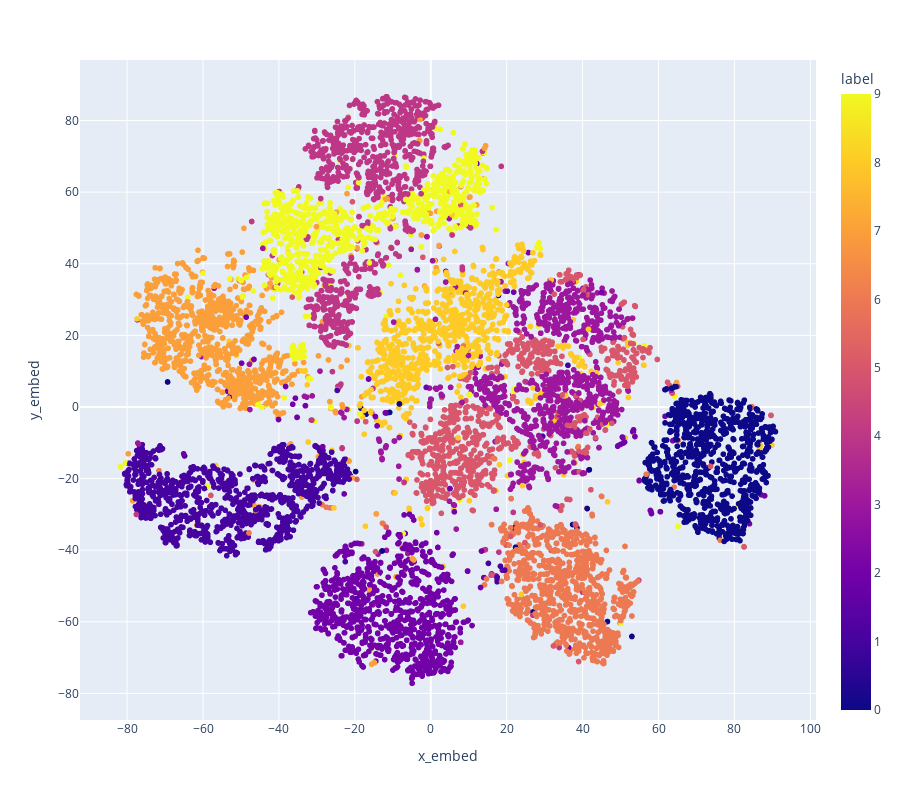

Notebook source saved alongside this figure:
### Code cell
# plot using plotly
clss = [x.item() for x in lbls]
idxs = list(range(len(clss)))
d = {
    "id": idxs,
    "label": clss,
    "x_embed": clustered[:,0],
    "y_embed": clustered[:,1]
}
df = pd.DataFrame.from_dict(d)
fig = px.scatter(
    df,
    x = "x_embed",
    y = "y_embed",
    hover_name="id",
    labels={"id": "id"},
    color="label"
)
fig.update_layout(height=800)
fig.show()
fig.write_html("tsne.html")

### Figure 1 — Plotly figure (JSON) as saved in the notebook; plotly's stock layout.template omitted (floating-point values rounded to 4 significant figures; data arrays with more than 128 entries replaced by an {"elided": "..."} marker saying what was removed)
{"data": [{"hovertemplate": "<b>%{hovertext}</b><br><br>x_embed=%{x}<br>y_embed=%{y}<br>label=%{marker.color}<extra></extra>", "hovertext": {"elided": "10000 int values"}, "legendgroup": "", "marker": {"color": {"elided": "10000 int values"}, "coloraxis": "coloraxis", "symbol": "circle"}, "mode": "markers", "name": "", "showlegend": false, "type": "scattergl", "x": {"elided": "10000 float values"}, "xaxis": "x", "y": {"elided": "10000 float values"}, "yaxis": "y"}], "layout": {"coloraxis": {"colorbar": {"title": {"text": "label"}}, "colorscale": [[0, "#0d0887"], [0.1111, "#46039f"], [0.2222, "#7201a8"], [0.3333, "#9c179e"], [0.4444, "#bd3786"], [0.5556, "#d8576b"], [0.6667, "#ed7953"], [0.7778, "#fb9f3a"], [0.8889, "#fdca26"], [1, "#f0f921"]]}, "height": 800, "legend": {"tracegroupgap": 0}, "margin": {"t": 60}, "xaxis": {"anchor": "y", "domain": [0, 1], "title": {"text": "x_embed"}}, "yaxis": {"anchor": "x", "domain": [0, 1], "title": {"text": "y_embed"}}}}
